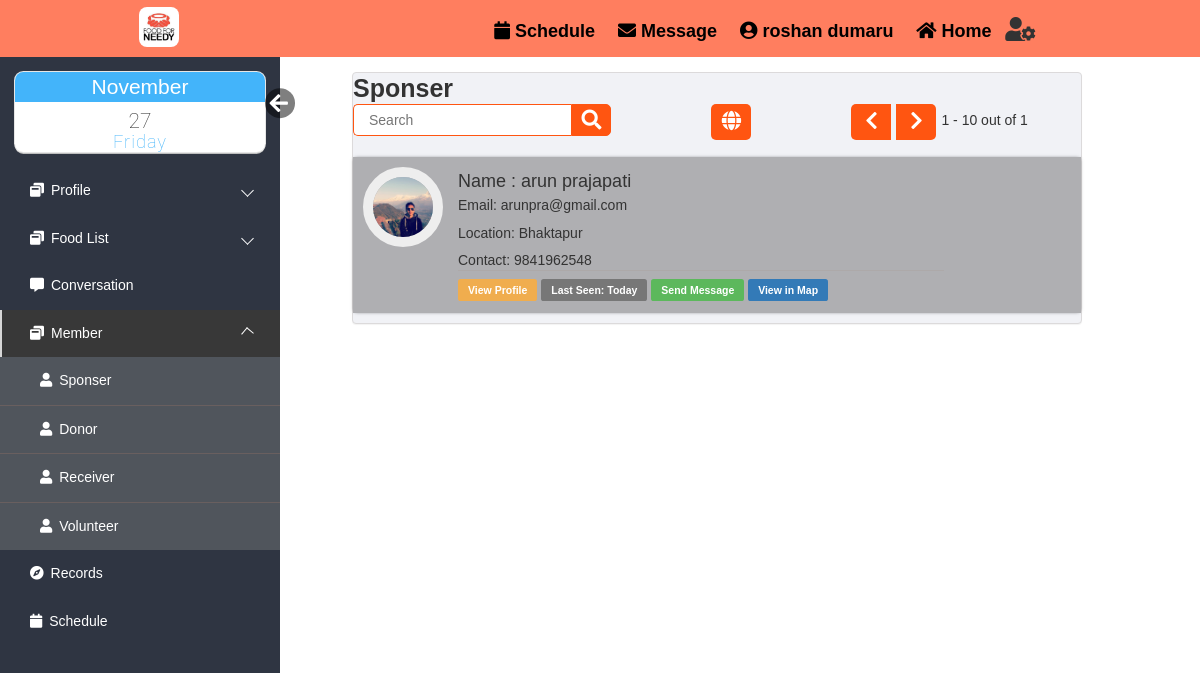
Screenshot of /html/sponser.php (signed in) with the database file from the repository.
### tables this page shows
CREATE TABLE `register` (
  `reg_id` int(10) UNSIGNED NOT NULL,
  `username` varchar(20) NOT NULL,
  `pic` varchar(255) DEFAULT NULL,
  `user_type` varchar(20) DEFAULT NULL,
  `firstname` varchar(20) NOT NULL,
  `lastname` varchar(20) NOT NULL,
  `email` varchar(40) DEFAULT NULL,
  `location` varchar(30) DEFAULT NULL,
  `lan` float DEFAULT NULL,
  `log` float DEFAULT NULL,
  `contact` text DEFAULT NULL COMMENT 'Contact No',
  `dob` date DEFAULT NULL,
  `created_at` timestamp NOT NULL DEFAULT current_timestamp(),
  `updated_at` datetime DEFAULT NULL ON UPDATE current_timestamp(),
  `password` varchar(40) NOT NULL,
  `secret_key` varchar(6) DEFAULT NULL,
  `verified` tinyint(1) NOT NULL DEFAULT 0,
  `verifiedby_id` int(6) NOT NULL DEFAULT 0 COMMENT 'Verified By',
  `remark` varchar(50) DEFAULT NULL,
  `status` tinyint(4) DEFAULT 1,
  `code` varchar(10) DEFAULT NULL
);

### html/sponser.php (the view, shortened to what this page needs)
<?php
$search=0;
$pos10=10;
$pos=@$_GET['pos'];
 ?>
<!DOCTYPE html>
<html lang="en">
<head>
    <link rel="stylesheet" href="https://maxcdn.bootstrapcdn.com/bootstrap/3.3.6/css/bootstrap.min.css">
    <link rel="stylesheet" href="https://maxcdn.bootstrapcdn.com/font-awesome/4.6.3/css/font-awesome.min.css">
    <link rel="stylesheet" href="css/loginindex.css">
    <link rel="stylesheet" href="css/editprofile.css">
    <link rel="stylesheet" href="css/index.css">
    <link rel="stylesheet" href="https://use.fontawesome.com/releases/v5.3.1/css/all.css">
    <link rel="stylesheet" href="css/datetime.css">
</head>
<body>
    <div class="body_wrapper">
        <div class="container">
            <div class="col-md-8 col-sm-9 contains">
                <div class="panel profile-panel">
        <caption><b style="font-size:25px;">Sponser</b></caption>
        <br>
        <form action="sponser.php" method="POST">
            <div class="search">
                <input type="text" style="color:black" class="searchTerm" placeholder="Search" name="search" required="required">
                <button type="submit" name="searchsubmit" class="searchButton">
                 <i class="fa fa-search"></i>
                 </button>
                 <a class="globe" href="sponser.php?pos=9999"><i class="fa fa-globe"></i></a>
                  <?php
                          $sql = "SELECT * from `register` WHERE  `user_type`='Sponser'";
                            require_once("DBConnect.php");
                            $resulttotal = $conn-> query($sql);
                            $total = mysqli_num_rows($resulttotal);
                            if($pos==null){$pos=0;
                                $pos10=$pos+10;}else{
                                    $pos10=10;
                                }
                            ?>
              <?php if($pos==null){$pos=0;}?>
              <?php if($pos>0){?>
              <a class="navileft" href="sponser.php?pos=<?php echo $pos-10;?>"><i class="fa fa-chevron-left"></i></a>
              <?php }else { ?>
              <a class="navileft"><i class="fa fa-chevron-left"></i></a>
              <?php } if(($pos+10)<$total){ ?>
              <a class="naviright" href="sponser.php?pos=<?php echo $pos+10;?>"><i class="fa fa-chevron-right"></i></a>
              <?php } else { ?>
                <a class="naviright"><i class="fa fa-chevron-right"></i></a>
              <?php } ?>
              <p style="margin:8px 0 0 5px"><?php echo ($pos+1)." - ".($pos+10);?> out of <?php echo $total?></p>
            </div>
    </form>
        <br>
    <?php
     require_once("DBConnect.php");
         if($search==1){
             $sql = "SELECT * from register WHERE `user_type`='Sponser' AND `firstname`='$search_name' ";
         }else{
         $sql = "SELECT * from register WHERE `user_type`='Sponser' AND 1 Limit $pos, $pos10";
         }
     $result = $conn-> query($sql);
     if($result-> num_rows >0){
        while($row = $result-> fetch_assoc()){
            ?>
    <div class="row">
<div class="col-md-12">
    <div class="media">
        <a class="pull-left" href="#">
            <img class="media-object dp img-circle" src="<?php if($row['pic']==null){?>files/user.png<?php }else{?> files/<?php echo $row['pic'];}?>" style="width: 80px;height:80px;">
        </a>
        <div class="media-body">
            <h4 class="media-heading">Name :<span> <?=$row['firstname']." ".$row['lastname']?></span></h4>
            <p>Email: <?=$row['email']?></p>
            <p>Location: <?=$row['location']?></p>
            <p>Contact: <?=$row['contact']?></p>
            <hr class="blackLine">
            <a href="viewprofile.php?view=<?=$row['username']?>"><span class="label label-warning">View Profile</span></a>
            <a><span class="label label-default">Last Seen: Today</span></a>
            <a href="chat.php?session_name=<?=$row['username']?>"><span class="label label-success">Send Message</span></a>
            <a href="#" class="plus class="btn btn-success data-toggle="modal" data-target="#popUpWindow"><span class="label label-primary" >View in Map</span></a>
        </div>
    </div>
</div>
</div>
         <?php  }}?>
                </div>
            </div>
        </div>
    </div>
</body>
</html>

### html/css/loginindex.css (style rules this page uses)
* { margin: 0; padding: 0; font-family: sans-serif; list-style: none; text-decoration: none; }
.me #hide, .me #show { position: absolute; transform: scale(1.5); right: -60px; bottom: 40px; width: 20px; padding-top: 2px; padding-left: 3px; color: #FFF; border-radius: 0%; border-style: initial; border-radius: 50%; background: rgba(0, 0, 0, 0.5); }
#mySidebar { transition: 0.4s; }

### html/css/editprofile.css (style rules this page uses)
.sidemenu { float: left; }
.me { position: relative; width: calc(100% - 50px); height: 85px; padding: 15px 25px; margin-bottom: 15px; }
.profile-panel { margin-top: 2%; border: 1px solid #dcdadb; background-color: #f1f2f6; }
.navbars { display: flex; flex-direction: row; flex-wrap: wrap-reverse; font-size: 1.1rem; justify-content: space-around; background-color: #ff7e5f; display: flex; align-items: center; z-index: 0; padding: 10px 0; }
.navbars1 { display: flex; flex-direction: row-reverse; flex-wrap: wrap-reverse; font-size: 1.1rem; }
.navbars a { text-decoration: none; color: black; border-radius: 8%; font-size: 18px; font-family: 'Franklin Gothic Medium', 'Arial Narrow', Arial, sans-serif; padding: 6px; }
.navbars .nav1 a, .navbars .nav2 a, .navbars .nav4 a { font-weight: 700; border: 1px solid transparent; }
.navbars>div { margin-left: -20px; margin-right: 1%; margin-top: 6px; text-align: center; font-size: 0.8rem; z-index: 999; }
.navbars .nav3, .navbars .nav0 { margin-top: -3px; cursor: pointer; position: relative; z-index: 3; }

### html/css/index.css (style rules this page uses)
*, *::after, *::before { padding: 0px; margin: 0px; box-sizing: border-box; }
body { font-family: "Quicksand", "SolaimanLipi", sans-serif; font-size: 14px; }
hr.blackLine { border-color: #ada9a9; margin-top: -10px; margin-bottom: 10px; width: 80%; }
.body_wrapper { width: 100%; height: 100%; background: #ffffff; overflow: hidden; }
.sidemenu { float: left; width: 280px; height: calc(100vh - 10px); z-index: 100; background: #2f3542; scrollbar-width: none; padding: 10px 0; }
.sidemenu>ul { background: #2f3542; }
.sidemenu>ul>li>a { display: block; position: relative; color: #fff; text-decoration: none; padding: 15px 30px; background: rgba(87, 83, 83, 0.01); }
.sidemenu>ul>li>a>span { margin-right: 7px; }
.sidemenu>ul>li.active>a { background: #383838; color: #ffffff; }
.sidemenu>ul>li.active>a::before { display: block; position: absolute; content: ""; height: 100%; left: 0; top: 0; width: 2px; background-color: #d6d6d6; }
.sidemenu>ul>li>ul>li+li { border-top: 1px solid #695f5f; }
.sidemenu>ul>li>ul>li>a { text-decoration: none; display: block; width: 100%; color: #fff; padding: 15px; background: #50555c; padding-left: 40px; }
.sidemenu>ul>li>ul>li>a>span { margin-right: 7px; }
.sidemenu>ul>.dropdown>a { position: relative; display: block; }
.sidemenu>ul>.dropdown>a::after { content: ""; position: absolute; top: 40%; right: 10%; display: block; height: 9px; width: 9px; border-left: 1px solid #fff; border-bottom: 1px solid #fff; transition: 0.5s; transform: rotate(-45deg); }
.sidemenu>ul>.dropdown>ul { overflow: hidden; transform: 0.3s; transition: 0.3s; height: 0px; }
.sidemenu>ul>.dropdown-open>a { background: #49415482; }
.sidemenu>ul>.dropdown-open>a::after { transform: rotate(130deg); }
.sidemenu>ul>.dropdown-open>ul { transition: all 0.2s; }

### html/css/datetime.css (style rules this page uses)
.holders { margin: -10px 0 0 -10px; width: 70%; max-width: 500px; min-width: 490px; padding-bottom: 30px; }
.cells { display: inline-block; -webkit-user-select: none; }
#four { border-radius: 0.6em; }
.icons { display: block; position: relative; width: 250px; height:80px; background-color: #fff; box-shadow: 0 0 0 1px #e6e6e6, 0 2px 0 #bdbdbd; overflow: hidden; font-family: Roboto, sans-serif; transition: all 0.1s linear; margin: 0px auto; }
.icons_mths { font-size: 14px; }
.icons * { position: absolute; width: 100%; font-size: 1.5em; font-weight: 100; font-style: normal; text-align: center; transition: all 0.2s linear; }
.icons strong { top: 0; color: #fff; background-color: #43B4FA; }
.icons h5 { bottom: 0em; color: #43B4FA; font-size: 1.3em; letter-spacing: 1px; }
.icons h6 { top: 45%; color: #2f2f2f; }

### rows the page displays
register: pic (picture), firstname "arun", lastname "prajapati", email "arunpra@gmail.com", location "Bhaktapur", contact "9841962548"

### other values shown
$pos+1 "1"
$pos+10 "10"
$total "1"
